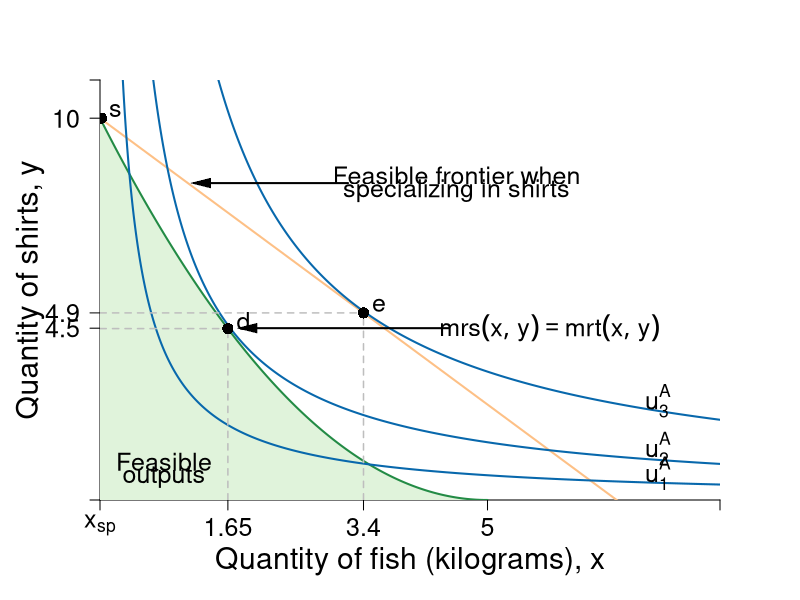

R code for this plot:
#Graph Designer: Simon Halliday
#Authors: Bowles, Foley and Halliday
#Title: Coordination, Conflict and Competition: A Text in Microeconomics

require(shape)
pdf(file = "specprodexch/ppf_eos_indiff_numeric.pdf", width = 9, height = 9)

#Set parameters for graphics
pointsize <- 1.8
axislabelsize <- 1.8
labelsize <- 1.5
namesize <- 1.8
annotatesize <- 1.5
graphlinewidth <- 2
segmentlinewidth <- 1.5

COL <- c("#7fc97f", "#beaed4", "#fdc086", "#ffff99", "#386cb0", "#f0027f", "#bf5b17", "#666666")
COLA <- c("#e0f3db", "#99d8c9","#66c2a4","#41ae76", "#238b45", "#005824")
COLB <- c("#4eb3d3", "#2b8cbe", "#0868ac","#084081")

#Edited the margins to cater for the larger LHS labels
par(mar =  c(5, 5, 4, 4))

#Change this to make it log of l 

# ppf <- function(l, k = 0.5) {
#   k * (1/l)
# }

ppf <- function(fish, k = 10/25, alpha = 2, maxfish = 5) {
  k * (fish - maxfish)^alpha 
}
# 
# fishProd <- function(l, k = 0.5){
#   (-k)*l
# }
# 
# feasibleLabor <- function(l, time = 10){
#   -time - l
# }
# 
# manufactureProd <- function(l, k = 0.1, alpha = 2){
#   k * (-l)^alpha
# }

uFn <- function(x, y, alpha = 0.5){
  (x^alpha)*(y^(1-alpha))
}

budgetExchange <- function(x, yintercept = 12, slope = 1){
  yintercept - slope * x
}

xlims <- c(0, 8)
ylims <- c(0, 11)

npts <- 501 
x <- seq(xlims[1], xlims[2], length.out = npts)
y <- seq(ylims[1], ylims[2], length.out = npts) 
a <- c(1.8, 2.75, 4.1)

plot(0, 0, xlim = xlims, ylim = ylims, type = "n",
     xlab = expression(paste("")),
     ylab = expression(paste("")), 
     xaxt = "n", 
     yaxt = "n", 
     cex.lab = axislabelsize, 
     bty = "n", 
     xaxs="i", 
     yaxs="i"
)

# ticksy <- seq(from = 0, to = ylims[2], by = 1)
# ylabels <- seq(from = 0, to = ylims[2], by = 1)
# ticksx <- seq(from = 0, to = xlims[2], by = 1)
# xlabels <- seq(from = 0, to = xlims[2], by = 1)
ticksy <- c(ylims[1], 4.5, 4.9, 10, ylims[2])
ylabels <- c(NA, expression(paste(4.5)), expression(paste(4.9)),expression(paste(10))   , NA)
ticksx <- c(xlims[1], 1.65, 3.4, 5,  xlims[2])
xlabels <- c(expression(paste(x[sp])), expression(paste(1.65)), expression(paste(3.4)), expression(paste(5)), NA)


axis(1, at = ticksx, pos = 0, labels = xlabels, cex.axis = labelsize)
axis(2, at = ticksy, pos = 0, labels = ylabels, las = 1, cex.axis = labelsize)

npts <- 500 
xx1 <- seq(0, 5, length.out = npts)
xx2 <- seq(0, xlims[2], length.out = npts)
xx3 <- seq(xlims[1], 0, length.out = npts)
xx4 <- seq(-11, 0, length.out = npts)

#Draw the polygon for shading the feasible set
xpoly1 <- seq(from = 0, to = 5, length.out = 500)
ypoly1 <- ppf(xpoly1, k = 10/25, alpha = 2, maxfish = 5)
polygon(x = c(xpoly1, rev(xpoly1[1])), y = c(ypoly1, rev(ypoly1)[1]), col=COLA[1], density=NULL, border = NA)

#Draw the graphs
lines(xx1, ppf(xx1, k = 10/25, alpha = 2, maxfish = 5), col = COLA[5], lwd = graphlinewidth)
lines(xx2, budgetExchange(xx2,  yintercept = 10, slope = 1.5), col = COL[3], lwd = graphlinewidth)
#lines(xx3, feasibleLabor(xx3, time = 10), col = COL[3], lwd = graphlinewidth)
#lines(xx4, manufactureProd(xx4, k = 0.1, alpha = 2), col = COLB[4], lwd = graphlinewidth)

#Label axes
mtext(expression(paste("Quantity of fish (kilograms), ", x)), side = 1, line = 3, cex = axislabelsize)
text(-0.9, 0.5*ylims[2], expression(paste("Quantity of shirts, ", y)), xpd = TRUE, cex = axislabelsize, srt = 90) 


contour(x, y, 
        outer(x, y, uFn),
        drawlabels = FALSE,
        col = COLB[3],
        lwd = graphlinewidth,
        levels = a, 
        xaxs="i", 
        yaxs="i", 
        add = TRUE)

#Label the indifference curves
text(7.2, 0.7, expression(u[1]^A), cex = labelsize)
text(7.2, 1.35, expression(u[2]^A), cex = labelsize)
text(7.2, 2.6, expression(u[3]^A), cex = labelsize)

#Label point d
text(1.65 + 0.2, ppf(fish = 1.65) +.2, expression(d), cex = labelsize)
segments(1.65, 0, 1.65, ppf(fish = 1.65), lty = 2, col = "gray", lwd = segmentlinewidth)
segments(0, ppf(fish = 1.65), 1.65, ppf(fish = 1.65, k = 10/25, alpha = 2, maxfish = 5), lty = 2, col = "gray", lwd = segmentlinewidth)
points(1.65, ppf(fish = 1.65), pch = 16, col = "black", cex = 1.5)

#Label point e
text(3.4 + 0.2, budgetExchange(3.4,  yintercept = 10, slope = 1.5) +.2, expression(e), cex = labelsize)
segments(3.4, 0, 3.4, budgetExchange(3.4,  yintercept = 10, slope = 1.5), lty = 2, col = "gray", lwd = segmentlinewidth)
segments(0, budgetExchange(3.4,  yintercept = 10, slope = 1.5), 3.4, budgetExchange(3.4,  yintercept = 10, slope = 1.5), lty = 2, col = "gray", lwd = segmentlinewidth)
points(3.4, budgetExchange(3.4,  yintercept = 10, slope = 1.5), pch = 16, col = "black", cex = 1.5)

#Label point s
text(0.2, 10.2, expression(s), cex = labelsize)
points(0.02, 10, pch = 16, col = "black", cex = 1.5)

#Label the feasible frontier
#text(4.5, 7.8, expression("Feasible Frontier"), cex = labelsize)
#text(4.5, 7.4, expression("(production possibilities frontier)"), cex = labelsize)
#Arrows(3.2, 7.8, 0.75, 7.8, col = "black", lty = 1, lwd = 2, arr.type = "triangle", arr.lwd = 0.5)


#Label the exchange constraint
text(4.6, 8.5, expression("Feasible frontier when"), cex = labelsize)
text(4.6, 8.1, expression("specializing in shirts"), cex = labelsize)
Arrows(3.2, 8.3, 1.3, 8.3, col = "black", lty = 1, lwd = 2, arr.type = "triangle", arr.lwd = 0.5)

#Label mrt = mrs
text(5.8, 4.5, expression(paste(mrs(x,y) == mrt(x,y))), cex = labelsize)
Arrows(4.5, 4.5, 1.9, 4.5, col = "black", lty = 1, lwd = 2, arr.type = "triangle", arr.lwd = 0.5)

text(0.825, 1, expression("Feasible"), cex = labelsize)
text(0.825, 0.6, expression("outputs"), cex = labelsize)

dev.off()
